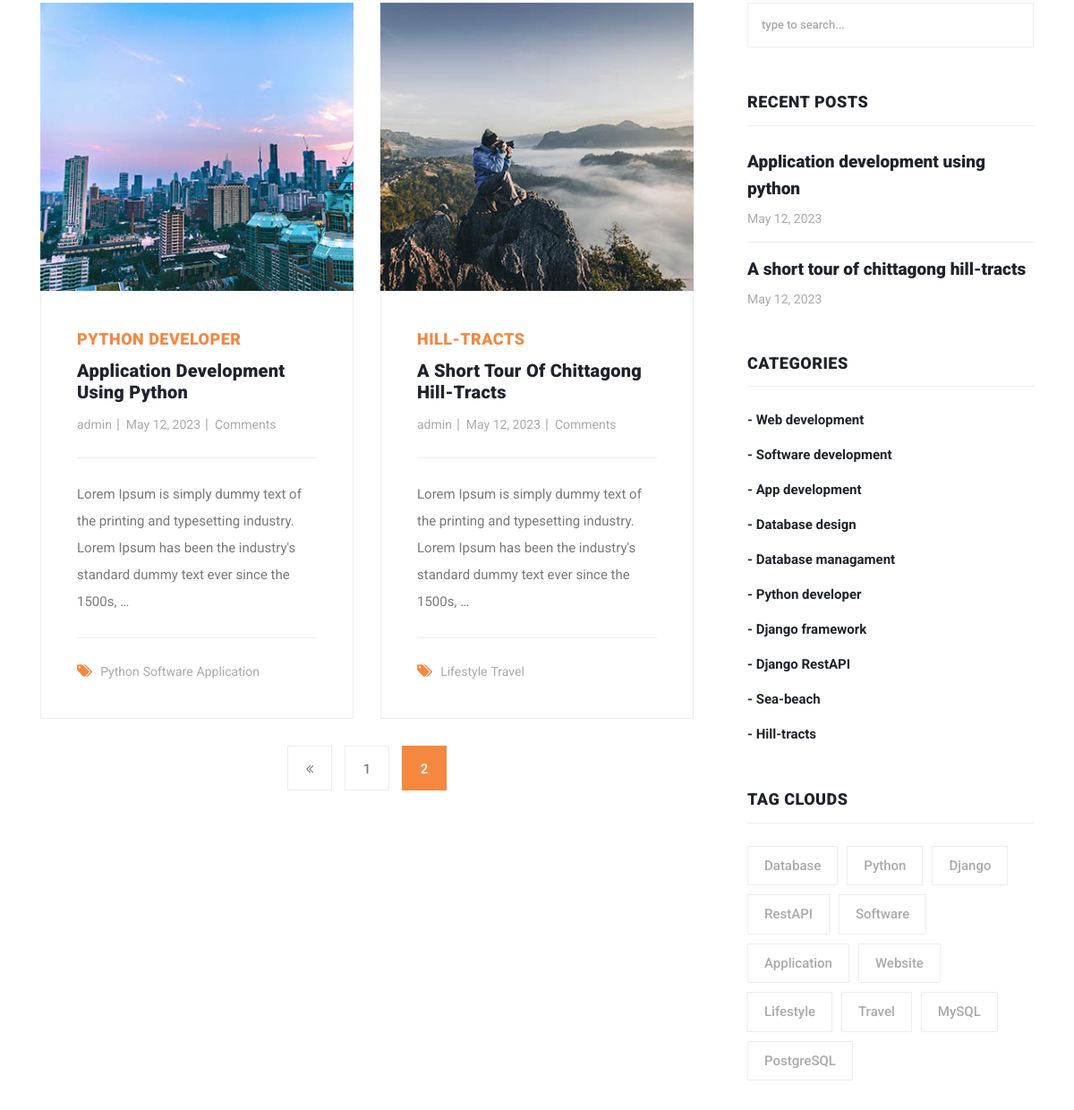
/blogs/?page=2 (middle part), run on an earlier commit of the app's database.
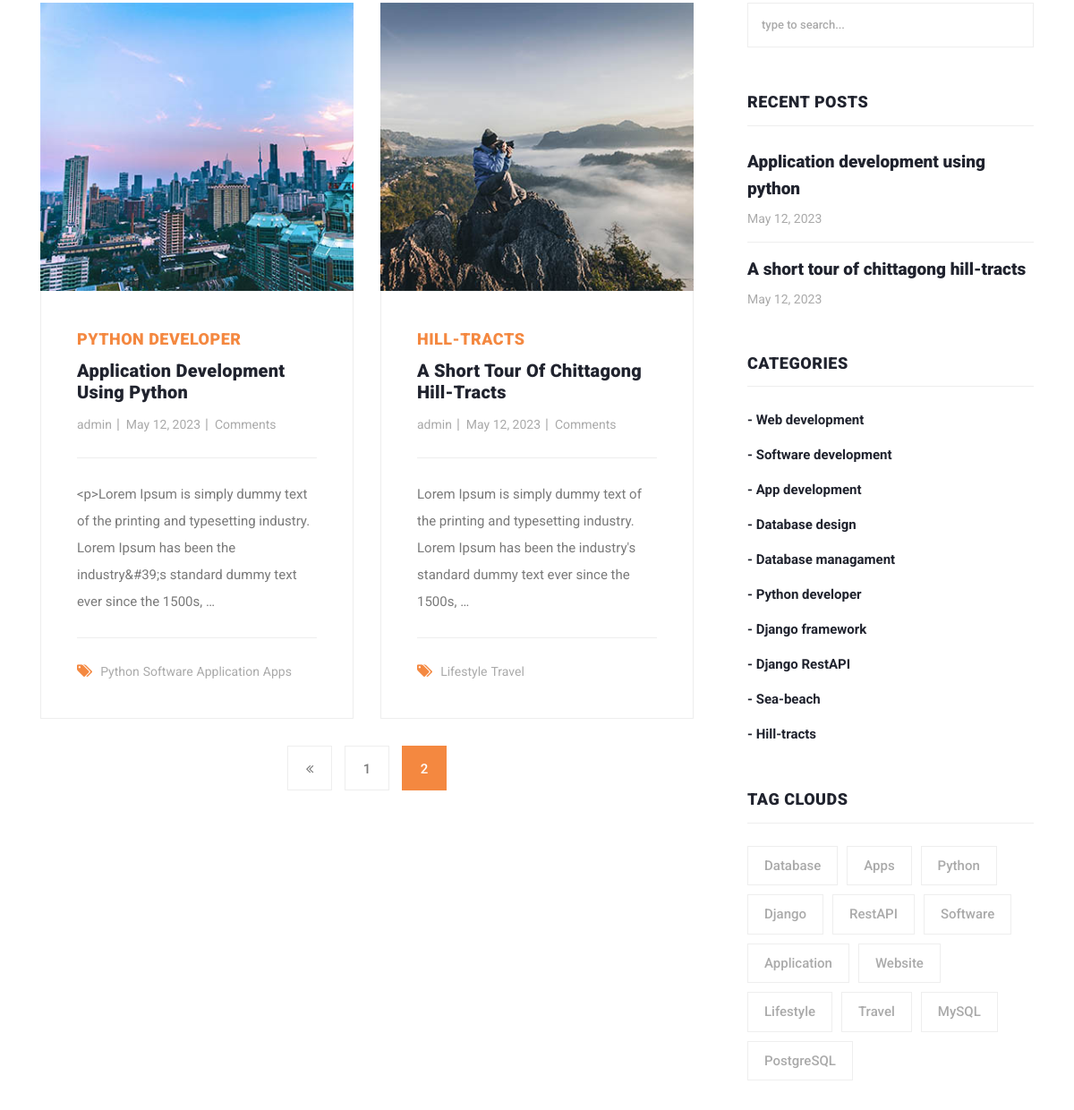
And on a later commit of the database.
### blog/models.py (models this page shows, shortened)
class Blog(models.Model):
    user = models.ForeignKey(User, related_name='user_blogs', on_delete=models.CASCADE)
    category = models.ForeignKey(Category, related_name='category_blogs', on_delete=models.CASCADE)
    tags = models.ManyToManyField(Tag, related_name='tag_blogs', blank=True)
    likes = models.ManyToManyField(User, related_name='user_likes', blank=True)
    title = models.CharField(max_length=250)
    slug = models.SlugField(null=True, blank=True)
    banner = models.ImageField(upload_to='blog_banners')
    description = RichTextField()
    created_date = models.DateField(auto_now_add=True)

class Category(models.Model):
    title = models.CharField(max_length=150, unique=True)
    slug = models.SlugField(null=True, blank=True)
    created_date = models.DateField(auto_now_add=True)
    def __str__(self):
        return self.title

class Tag(models.Model):
    title = models.CharField(max_length=100)
    slug = models.SlugField(null=True, blank=True)
    created_date = models.DateField(auto_now_add=True)

### account/models.py (models this page shows, shortened)
class User(AbstractUser):
    email = models.EmailField(max_length=150, unique=True, error_messages={
        "unique":"Email must be unique"
    })
    image = models.ImageField(null=True, blank=True, upload_to="user-images")
    followers = models.ManyToManyField("Follow")
    REQUIRED_FIELDS = ["email"]
    objects = CustomUserManager()

### blog/views.py (the view)
# urls.py: path('blogs/', views.blogs, name='blogs'),
def blogs(request):
    queryset = Blog.objects.order_by('-created_date')
    tags = Tag.objects.order_by('-created_date')
    page = request.GET.get('page', 1)
    paginator = Paginator(queryset, 2)
    try:
        blogs = paginator.page(page)
    except EmptyPage:
        blogs = paginator.page(1)
    except PageNotAnInteger:
        blogs = paginator.page(1)
        return redirect('blogs')
    context = {
        'blogs' : blogs,
        'tags' : tags,
        'paginator' : paginator
    }
    return render(request, 'blogs.html', context)

### blog/context_processors.py (called while the page is built)
def get_all_categories(request):
    categories = Category.objects.order_by('-created_date')
    context = {
        'categories' : categories
    }
    return context

def get_all_tags(request):
    tags = Tag.objects.order_by('-created_date')
    context = {
        'tags' : tags
    }
    return context

### templates/blogs.html (shortened to what this page needs)
{% extends 'base.html' %}
{% load static %}
{% block content %}
      <section class="blog-posts grid-system">
        <div class="container">
          <div class="row">
            <div class="col-lg-8">
              <div class="all-blog-posts">
                <div class="row">
                  {% for blog in blogs %}
                  {% include 'blog-card.html' %}
                  {% endfor %}
                  <div class="col-lg-12">
                    {% include 'pagination.html' %}
                </div>
                </div>
              </div>
            </div>
            {% include 'sidebar.html' %}
          </div>
        </div>
      </section>
{% endblock content %}

### templates/blog-card.html
{% load static %}
<div class="col-lg-6">
    <div class="blog-post">
      <div class="blog-thumb">
        <img src="{{blog.banner.url}}" alt="">
      </div>
      <div class="down-content">
        <span>{{blog.category}}</span>
        <a href="{% url 'blog_details' blog.slug %}"><h4>{{blog.title}}</h4></a>
        <ul class="post-info">
          <li><a href="{% url 'user_info' blog.user.username %}">{{blog.user.username}}</a></li>
          <li><a href="#">{{blog.created_date}}</a></li>
          <li><a href="#">{{blog.comment.all.count}} Comments</a></li>
        </ul>
        <p>{{blog.description|truncatewords:'25'}}</p>
        <div class="post-options">
          <div class="row">
            <div class="col-lg-12">
              <ul class="post-tags">
                <li><i class="fa fa-tags"></i></li>
                {% if blog.tags.all.count > 0 %}
                  {% for tag in blog.tags.all %}
                  <li><a href="#">{{tag.title}}</a></li>
                  {% endfor %}
                {% else %}
                  None
                {% endif %}
              </ul>
            </div>
          </div>
        </div>
      </div>
    </div>
</div>

### templates/sidebar.html (shortened to what this page needs)
<div class="col-lg-4">
    <div class="sidebar">
      <div class="row">
        <div class="col-lg-12">
          <div class="sidebar-item search">
            <form id="search_form" name="gs" method="GET" action="{% url 'blog_search' %}">
              <input type="text" name="search" class="searchText" placeholder="type to search..." autocomplete="on">
            </form>
          </div>
        </div>
        <div class="col-lg-12">
          <div class="sidebar-item recent-posts">
            <div class="sidebar-heading">
              <h2>Recent Posts</h2>
            </div>
            <div class="content">
              <ul>
                {% for blog in blogs|slice:'3' %}
                <li><a href="{% url 'blog_details' blog.slug %}">
                  <h5>{{blog.title}}</h5>
                  <span>{{blog.created_date}}</span>
                </a></li>
                {% endfor %}
              </ul>
            </div>
          </div>
        </div>
        <div class="col-lg-12">
          <div class="sidebar-item categories">
            <div class="sidebar-heading">
              <h2>Categories</h2>
            </div>
            <div class="content">
              <ul>
                {% for category in categories %}
                  <li><a href="{% url 'blog_category' category.slug %}">- {{category.title}}</a></li>
                {% endfor %}
              </ul>
            </div>
          </div>
        </div>
        <div class="col-lg-12">
          <div class="sidebar-item tags">
            <div class="sidebar-heading">
              <h2>Tag Clouds</h2>
            </div>
            <div class="content">
              <ul>
                {% for tag in tags %}
                  <li><a href="{% url 'blog_tag' tag.slug %}">{{tag.title}}</a></li>
                {% endfor %}
              </ul>
            </div>
          </div>
        </div>
      </div>
    </div>
</div>

What changed in the data, as far as the page shows it:
changed Blog "Application Development Using Python": description "Lorem Ipsum is simply dummy text of the printing and typesetting industry. Lorem Ipsum has been the industry's standard dummy text ever since the 1500s, …" → "<p>Lorem Ipsum is simply dummy text of the printing and typesetting industry. Lorem Ipsum has been the industry&#39;s standard dummy text ever…"
added Tag: title "Apps"
